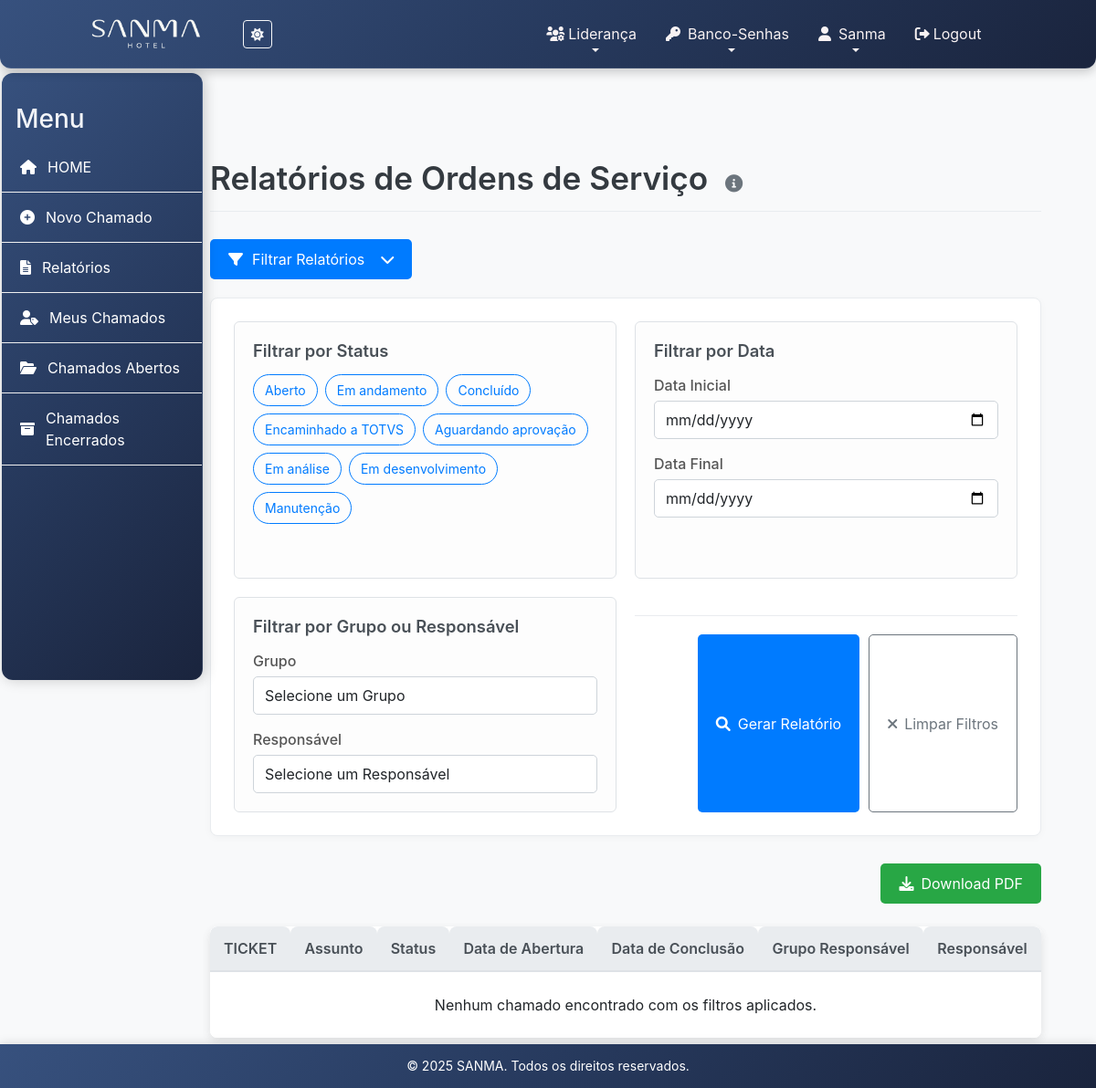
Page /ordem-servico/relatorio-chamados/ (signed in) on the earlier database version.
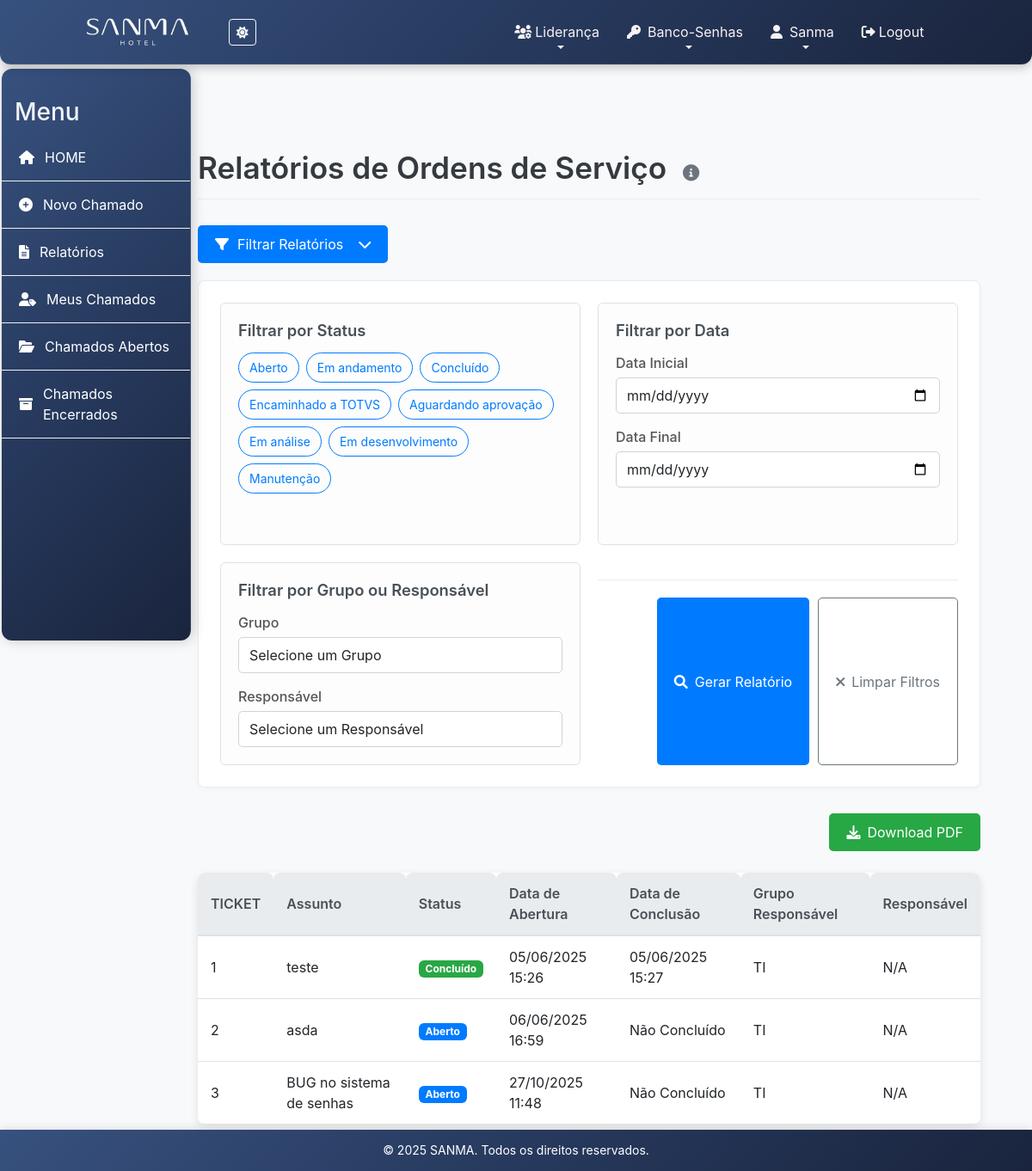
Same page on the later database version.
### ordem_servico/models.py (models this page shows, shortened)
class Chamado(models.Model):
    STATUS_CHOICES = [
        ('Aberto', 'Aberto'),
        ('Em andamento', 'Em andamento'),
        ('Encaminhado a TOTVS', 'Encaminhado a TOTVS'),
        ('Concluído', 'Concluído'),
        ('Aguardando aprovação', 'Aguardando aprovação'),
        ('Em análise', 'Em análise'),
        ('Em desenvolvimento', 'Em desenvolvimento'),
        ('Manutenção', 'Manutenção'),
    ]
    PRIORIDADE_CHOICES = [
        ('Baixa', 'Baixa'),
        ('Média', 'Média'),
        ('Alta', 'Alta'),
        ('Urgente', 'Urgente'),
    ]
    assunto = models.CharField(max_length=255)
    descricao = models.TextField()
    grupo_responsavel = models.ForeignKey(Group, on_delete=models.CASCADE)
    grupo_trabalho = models.ForeignKey(GrupoTrabalho, null=True, on_delete=models.CASCADE)
    evidencia = models.FileField(upload_to='evidencias/', null=True, blank=True)
    grupos_liberados = models.ManyToManyField(Group, related_name='chamados_liberados', blank=True)
    data_abertura = models.DateTimeField(auto_now_add=True)
    data_conclusao = models.DateTimeField(null=True, blank=True)
    status = models.CharField(max_length=20, choices=STATUS_CHOICES)
    prioridade = models.CharField(max_length=10, choices=PRIORIDADE_CHOICES)
    prioridade_cliente = models.CharField(max_length=10, null=True, blank=True)
    criado_por = models.ForeignKey(User, on_delete=models.SET_NULL, null=True)
    numero_ticket = models.CharField(max_length=100, null=True, blank=True)

### ordem_servico/views/adm_chamado.py (the view)
# urls.py: path('relatorio-chamados/', relatorio_chamados, name='relatorio_chamados'),
@user_passes_test(has_permission, login_url='403')  # Verifica se o usuário tem permissão
@login_required
def relatorio_chamados(request):
    status_filter = request.GET.get('status', '')
    start_date = request.GET.get('start_date', '')
    end_date = request.GET.get('end_date', '')
    grupo_filter = request.GET.get('grupo', '')
    responsavel_filter = request.GET.get('responsavel', '')
    chamados = Chamado.objects.all()
    if status_filter:
        status_list = status_filter.split(',')
        if 'Aberto' in status_list:
            chamados = chamados.filter(~Q(status='Concluído'))  # Exclui "Concluído"
        else:
            chamados = chamados.filter(status__in=status_list)
    if start_date:
        chamados = chamados.filter(data_abertura__gte=start_date)
    if end_date:
        chamados = chamados.filter(data_abertura__lte=end_date)
    if grupo_filter:
        chamados = chamados.filter(grupo_responsavel_id=grupo_filter)
    if responsavel_filter:
        chamados = chamados.filter(criado_por_id=responsavel_filter)
    grupos = Group.objects.filter(name__in=['TI', 'MANUTENÇÃO'])  # Filtra para apenas os grupos TI e MANUTENÇÃO
    usuarios = User.objects.all()  # ou apenas os usuários relevantes
    return render(request, 'adm_ordem_servico/relatorios.html', {
        'chamados': chamados,
        'grupos': grupos,
        'usuarios': usuarios,
        'request': request,
    })

### core/views.py (called while the page is built)
def has_permission(user):
    return user.is_authenticated and (user.is_staff or user.groups.filter(name__in=['ADMIN', 'LIDERANÇA']).exists())

### templates/adm_ordem_servico/relatorios.html (shortened to what the changed rows need)
{% extends 'core/base.html' %}
{% load static %}
{% block extra_css %}
<link rel="stylesheet" href="{% static 'css/sidebar.css' %}">
<link rel="stylesheet" href="{% static 'css/adm_ordem_servico/relatorios.css' %}">
<link rel="stylesheet" href="https://cdnjs.cloudflare.com/ajax/libs/font-awesome/6.0.0-beta3/css/all.min.css">
{% endblock %}
{% block content %}
<div class="page-wrapper">
    <main class="main-content">
        <header class="page-header">
            <h1 class="page-title">
                Relatórios de Ordens de Serviço
                <span class="tooltip-icon" data-bs-toggle="tooltip" data-bs-placement="right"
                      title="Esta página facilita o gerenciamento dos relatórios de ordens de serviço.">
                    <i class="fas fa-info-circle"></i>
                </span>
            </h1>
        </header>
        <section class="report-display card">
            <div class="table-responsive">
                <table class="table table-hover report-table">
                    <thead>
                        <tr>
                            <th>TICKET</th>
                            <th>Assunto</th>
                            <th>Status</th>
                            <th>Data de Abertura</th>
                            <th>Data de Conclusão</th>
                            <th>Grupo Responsável</th>
                            <th>Responsável</th>
                        </tr>
                    </thead>
                    <tbody>
                        {% for chamado in chamados %}
                        <tr>
                            <td>{{ chamado.id }}</td>
                            <td>{{ chamado.assunto }}</td>
                            <td><span class="status-badge status-{{ chamado.status|slugify }}">{{ chamado.status }}</span></td>
                            <td>{{ chamado.data_abertura|date:"d/m/Y H:i" }}</td>
                            <td>{% if chamado.data_conclusao %} {{ chamado.data_conclusao|date:"d/m/Y H:i" }} {% else %} Não Concluído {% endif %}</td>
                            <td>{{ chamado.grupo_responsavel.name }}</td>
                            <td>{{ chamado.responsavel.username|default:"N/A" }}</td>
                        </tr>
                        {% empty %}
                        <tr>
                            <td colspan="7" class="text-center py-4">Nenhum chamado encontrado com os filtros aplicados.</td>
                        </tr>
                        {% endfor %}
                    </tbody>
                </table>
            </div>
        </section>
    </main>
</div>
{% endblock %}

Differences in the rows shown:
added Chamado: id "1", assunto "teste", status "Concluído", data_abertura "05/06/2025 15:26", data_conclusao "05/06/2025 15:27", grupo_responsavel.name "TI", responsavel.username "N/A"
added Chamado: id "2", assunto "asda", status "Aberto", data_abertura "06/06/2025 16:59", shows "Não Concluído", grupo_responsavel.name "TI", responsavel.username "N/A"
added Chamado: id "3", assunto "BUG no sistema de senhas", status "Aberto", data_abertura "27/10/2025 11:48", shows "Não Concluído", grupo_responsavel.name "TI", responsavel.username "N/A"
Other differences:
text no longer shown: "Nenhum chamado encontrado com os filtros aplicados."
